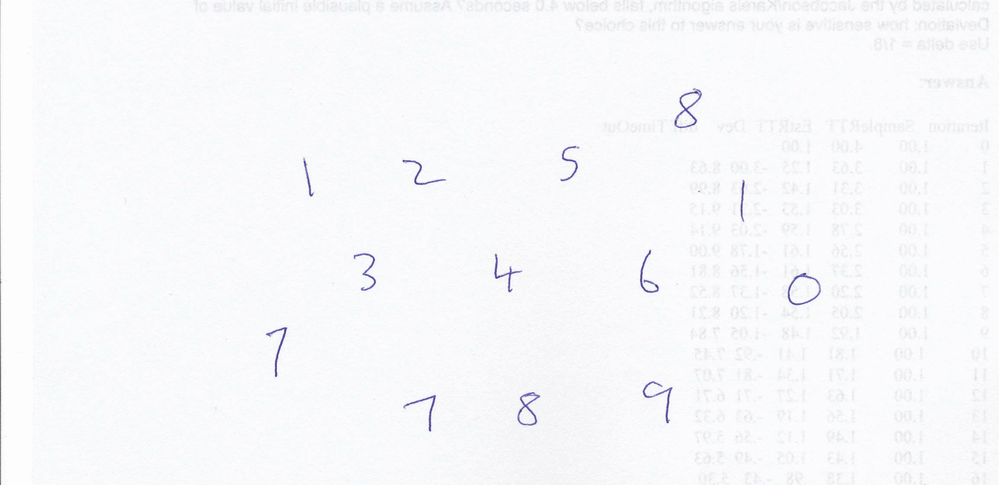
#> input picture ML/opencv/cvTest/cvTest/src/numbers.png, 1000 x 485 px, shrunk from 1542 x 748 before the run
$ python cvTest.py   (older library calls are emulated)
#> lines starting #> are read from the running program, lines starting #| are printed output that depends on the picture; after the words box and inside, x2 and y2 are one past the last pixel; in counts of white or black regions, pixels touching at a corner belong together
import cv2
import numpy as np

path = "numbers.png"
img = cv2.imread(path, cv2.IMREAD_UNCHANGED)
#> img is the input picture: shape (485, 1000, 4); mean B, G, R, A 250.5, 248.8, 248.1, 255
bw = cv2.cvtColor(img, cv2.COLOR_BGR2GRAY)
bw = cv2.GaussianBlur(bw, (7,7), 0)
ret, thbw = cv2.threshold(bw, 200, 255, cv2.THRESH_BINARY_INV)
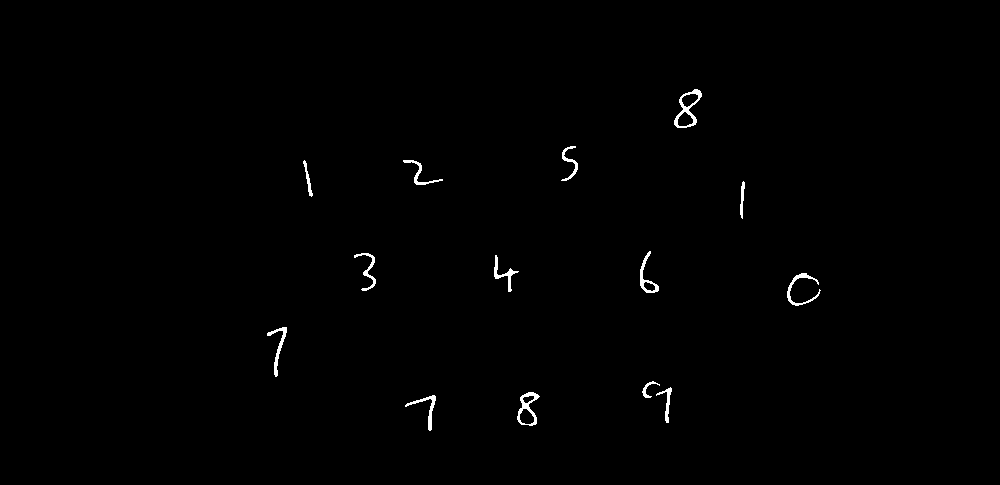
#> thbw: shape (485, 1000); 0.55% white; 14 white regions
thbw = cv2.erode(thbw, np.ones((1,1), np.uint8), iterations = 2)
image, cntrs, hier = cv2.findContours(thbw.copy(), cv2.RETR_TREE, cv2.CHAIN_APPROX_SIMPLE)
#> cntrs = 19 contours; largest, box (x1, y1, x2, y2) and area: (674, 89, 702, 128) 564, (517, 392, 540, 426) 437, (640, 251, 659, 293) 234, (519, 408, 535, 425) 176, (677, 111, 694, 127) 170

cv2.imshow("img", img)
cv2.imshow("bw", bw)
cv2.imshow("thbw", thbw)
cv2.waitKey()
